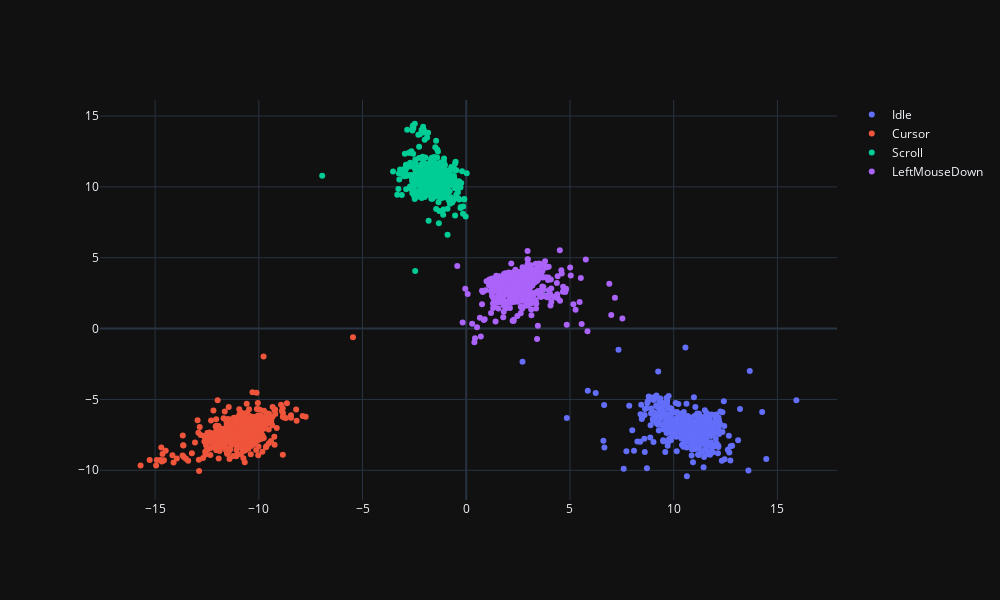

Notebook code cell kept with this figure:
### Markdown cell above
## 2D

### Code cell
fig_2d_LDA = go.Figure()

totalClasses = list(
    label.unique()
    )



for class_name in totalClasses:
    indices = (label == class_name)
    fig_2d_LDA.add_trace(
        go.Scatter(
            x = features_LDA[indices, 0],
            y = features_LDA[indices, 1],
            mode= 'markers',
            name=class_name
            )
        
    )

fig_2d_LDA.update_layout(margin=dict( l=100,r=100,b=100,t=100),width=1000,height=600)                 

fig_2d_LDA.layout.template = 'plotly_dark'
fig_2d_LDA.show()

### Figure 1 — Plotly figure (JSON) as saved in the notebook; plotly's stock layout.template omitted (floating-point values rounded to 4 significant figures; data arrays with more than 128 entries replaced by an {"elided": "..."} marker saying what was removed)
{"data": [{"mode": "markers", "name": "Idle", "type": "scatter", "x": {"elided": "508 float values"}, "y": {"elided": "508 float values"}}, {"mode": "markers", "name": "Cursor", "type": "scatter", "x": {"elided": "538 float values"}, "y": {"elided": "538 float values"}}, {"mode": "markers", "name": "Scroll", "type": "scatter", "x": {"elided": "565 float values"}, "y": {"elided": "565 float values"}}, {"mode": "markers", "name": "LeftMouseDown", "type": "scatter", "x": {"elided": "558 float values"}, "y": {"elided": "558 float values"}}], "layout": {"height": 600, "margin": {"b": 100, "l": 100, "r": 100, "t": 100}, "width": 1000}}
